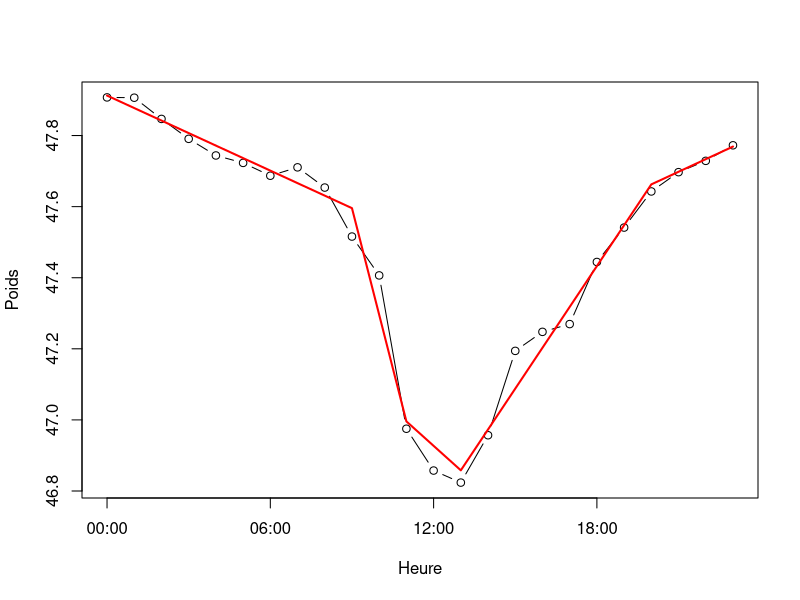
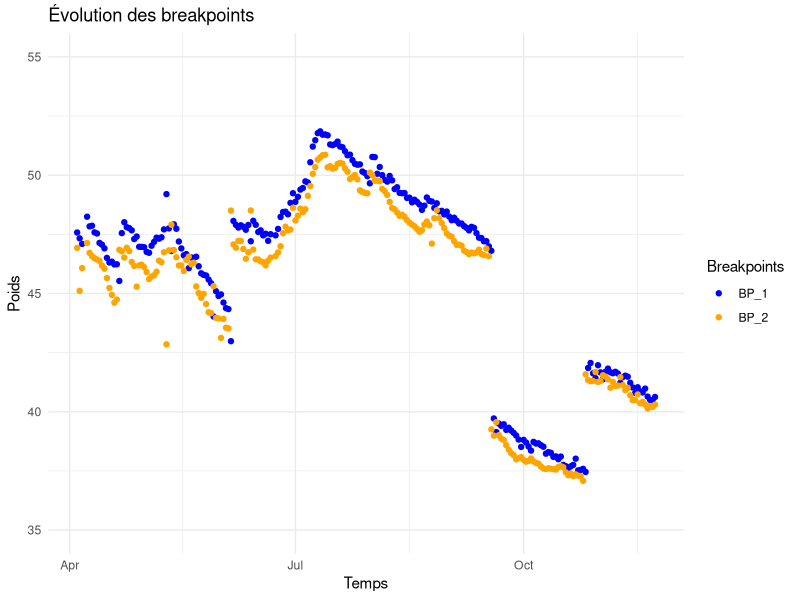
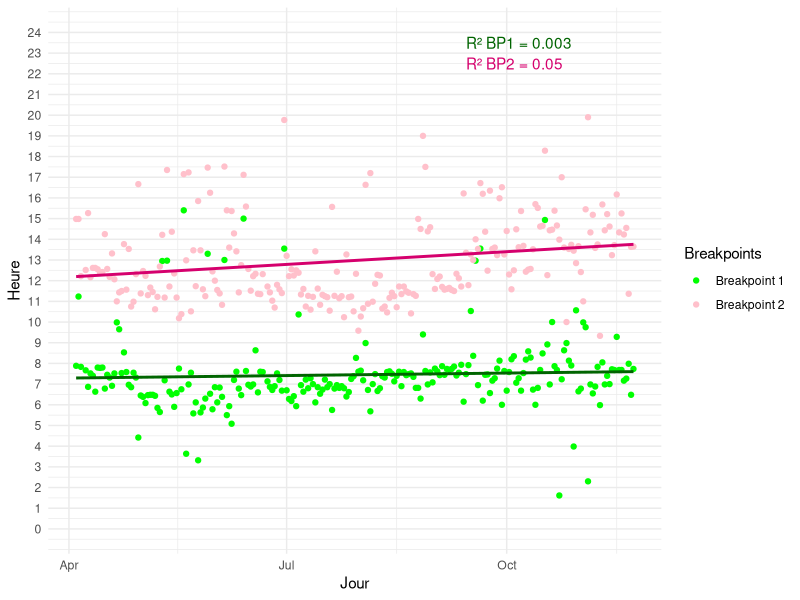
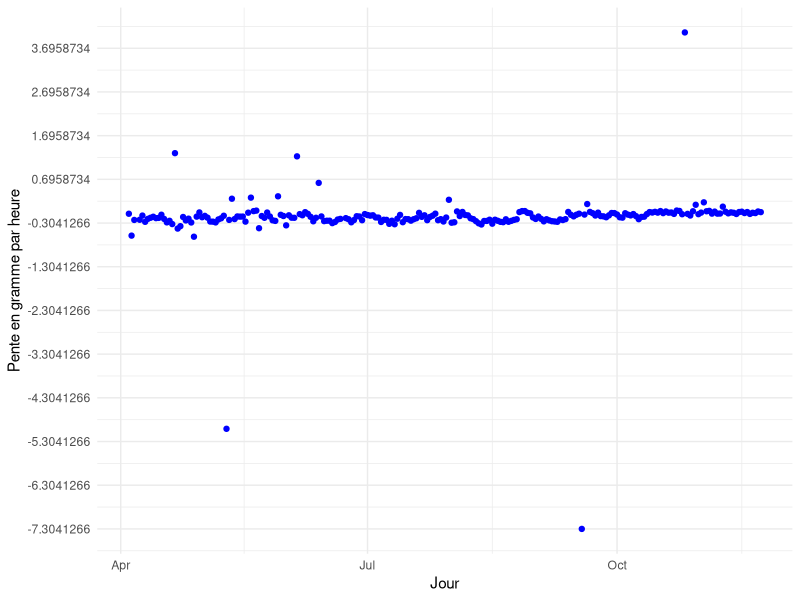
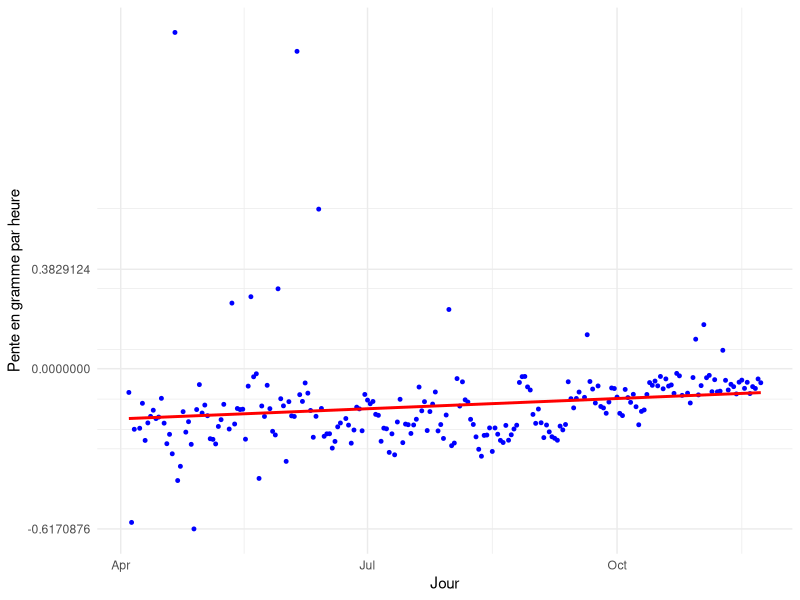

These figures' R source, in order:
library(readxl)
library(segmented)
library(dplyr)
library(ggplot2)

# Charger les données
poids_ruches <- read_excel("BD/Weight_2023_Sica_Confoux.xlsx")
colnames(poids_ruches) <- c("date", "Confoux - 412", "Confoux - 409", "Confoux - 435",
                            "Confoux - 430", "Confoux - 404", "Confoux - 405",
                            "Sica - 415", "Sica - 428", "Sica - 444",
                            "Sica - 412", "Sica - Y", "Sica - 89")

poids_sica <- poids_ruches [,c(1,8:13)]

poids_sica$date <- as.POSIXct(poids_sica$date,format = "%Y-%m-%d %H:%M:%S")
poids_sica$heure <- as.numeric(format(poids_sica$date, "%H")) * 60 + as.numeric(format(poids_sica$date, "%M"))
poids_sica$date <- as.Date(poids_sica$date)
poids_sica <- poids_sica %>%
  filter(date >="2023-04-04" & date <= "2023-11-23")

poids_moyen <- data.frame(date = poids_sica$date, heure = poids_sica$heure, poids = rowMeans(poids_sica[, -c(1, ncol(poids_sica))], na.rm = TRUE))
#

# Initialiser une table vide pour stocker les breakpoints
breakpoints_table <- data.frame(
  date = as.Date(NA),
  BP_1 = character(1),
  poids_BP_1 = numeric(1),
  BP_2 = character(1),
  poids_BP_2 = numeric(1),
  stringsAsFactors = FALSE
)

jours_erreurs <- list()

for (i in unique(poids_moyen$date)) {
  poids_jour <- subset(poids_moyen, date == i)

  modele <- lm(poids ~ heure, data = poids_jour)

  modele_seg <- try(segmented(modele, seg.Z = ~heure, psi = c(400,800)), silent = TRUE)

  breakpoints <- modele_seg$psi[, "Est."]

  # Si on n'a pas obtenu 2 breakpoints, on passe ce jour
  if (length(breakpoints) < 2) {
    message(paste("Moins de 2 breakpoints estimés pour le jour:", i))
    jours_erreurs <<- append(jours_erreurs, as.character(as.Date(i)))
    next
  }

  format_time <- function(minutes) {
    hours <- floor(as.integer(minutes) / 60)  # Conversion explicite en entier
    mins <- as.integer(minutes) %% 60        # Conversion explicite en entier
    return(sprintf("%02d:%02d", hours, mins))
  }


  BP_1_time <- format_time(breakpoints[1])
  BP_2_time <- format_time(breakpoints[2])

  ordonnee_1 <- predict(modele_seg, newdata = data.frame(heure = breakpoints[1]))
  ordonnee_2 <- predict(modele_seg, newdata = data.frame(heure = breakpoints[2]))

  breakpoints_table <- rbind(
    breakpoints_table,
    data.frame(
      date = as.Date(i),
      BP_1 = BP_1_time,
      poids_BP_1 = ordonnee_1,
      BP_2 = BP_2_time,
      poids_BP_2 = ordonnee_2
    )
  )
}

breakpoints_table <- breakpoints_table %>%
  slice(-1)

test <- subset(poids_moyen, date == "2023-04-22")
modele <- lm(poids ~ heure, data = test)
modele_seg <- segmented(modele, seg.Z = ~heure, npsi = 4)

test$heure_POSIX <- as.POSIXct(sprintf("%02d:%02d", test$heure %/% 60, test$heure %% 60), format = "%H:%M")
plot(test$heure_POSIX, test$poids, type = "b",
     xlab = "Heure", ylab = "Poids", 
     xaxt = "n")  # Supprimer l'axe X par défaut
axis.POSIXct(1, at = pretty(test$heure_POSIX), format = "%H:%M")
lines(test$heure_POSIX, predict(modele_seg), col = "red", lwd = 2)

for (i in jours_erreurs) {
  erreur <- subset(poids_moyen, date == as.Date(i))  
  modele <- lm(poids ~ heure, data = erreur)
  modele_seg <- segmented(modele, seg.Z = ~heure, npsi = 1)
  erreur$heure_POSIX <- as.POSIXct(sprintf("%02d:%02d", erreur$heure %/% 60, erreur$heure %% 60), format = "%H:%M", tz = "UTC")
  plot(erreur$heure_POSIX, erreur$poids, type = "b", 
       #main = paste("Régression segmentée le", i),
       xlab = "Heure", ylab = "Poids", xaxt = "n")
  
  axis.POSIXct(1, at = pretty(erreur$heure_POSIX), format = "%H:%M", tz = "UTC")
  lines(erreur$heure_POSIX, predict(modele_seg), col = "red", lwd = 2)
}



ggplot(breakpoints_table) +
  geom_point(aes(x = date, y = poids_BP_1, color = "BP_1"), alpha = 1) +
  geom_point(aes(x = date, y = poids_BP_2, color = "BP_2"), alpha = 1) +
  labs(title = "Évolution des breakpoints", x = "Temps", y = "Poids") +
  scale_y_continuous(limits = c(35, 55)) +
  scale_color_manual(values = c("BP_1" = "blue", "BP_2" = "orange"), name = "Breakpoints") +
  theme_minimal()

# Conversion des heures:minutes en heures
BP_1_numeric <- as.numeric(substr(breakpoints_table$BP_1, 1, 2)) +
  as.numeric(substr(breakpoints_table$BP_1, 4, 5)) / 60
BP_2_numeric <- as.numeric(substr(breakpoints_table$BP_2, 1, 2)) +
  as.numeric(substr(breakpoints_table$BP_2, 4, 5)) / 60

breakpoints_table$BP_1_numeric <- as.numeric(substr(breakpoints_table$BP_1, 1, 2)) +
  as.numeric(substr(breakpoints_table$BP_1, 4, 5)) / 60
breakpoints_table$BP_2_numeric <- as.numeric(substr(breakpoints_table$BP_2, 1, 2)) +
  as.numeric(substr(breakpoints_table$BP_2, 4, 5)) / 60

# Régressions
lm_BP1 <- lm(BP_1_numeric ~ as.numeric(date), data = breakpoints_table)
lm_BP2 <- lm(BP_2_numeric ~ as.numeric(date), data = breakpoints_table)

# R²
R2_BP1 <- round(summary(lm_BP1)$r.squared, 3)
R2_BP2 <- round(summary(lm_BP2)$r.squared, 3)

# Droites de régression
breakpoints_table$BP_1_trend <- predict(lm_BP1, newdata = breakpoints_table)
breakpoints_table$BP_2_trend <- predict(lm_BP2, newdata = breakpoints_table)

# Position pour les annotations
max_date <- max(breakpoints_table$date)
min_date <- min(breakpoints_table$date)
annot_x <- min_date + (max_date - min_date) * 0.7

# Graphique
ggplot(breakpoints_table, aes(x = date)) +
  geom_point(aes(y = BP_1_numeric, color = "Breakpoint 1")) +
  geom_point(aes(y = BP_2_numeric, color = "Breakpoint 2")) +
  geom_line(aes(y = BP_1_trend), color = "darkgreen", size = 1) +
  geom_line(aes(y = BP_2_trend), color = "#D5006D", size = 1) +
  annotate("text", x = annot_x, y = 23.5, label = paste("R² BP1 =", R2_BP1), color = "darkgreen", hjust = 0) +
  annotate("text", x = annot_x, y = 22.5, label = paste("R² BP2 =", R2_BP2), color = "#D5006D", hjust = 0) +
  labs(x = "Jour", y = "Heure") +
  scale_y_continuous(breaks = seq(0, 24, by = 1), limits = c(0, 24)) +
  scale_color_manual(values = c("Breakpoint 1" = "green", "Breakpoint 2" = "pink"), name = "Breakpoints") +
  theme_minimal()

#Explication des ajouts :

breakpoints_table <- breakpoints_table %>%
  mutate(variation_poids = (poids_BP_2 - poids_BP_1) / (BP_2_numeric - BP_1_numeric))

breakpoints_table_filtre <- breakpoints_table %>%
  filter(!date %in% as.Date(c("2023-05-10", "2023-09-18","2023-10-26")))

BP_1_numeric_f <- as.numeric(substr(breakpoints_table_filtre$BP_1, 1, 2)) +
  as.numeric(substr(breakpoints_table_filtre$BP_1, 4, 5)) / 60
BP_2_numeric_f <- as.numeric(substr(breakpoints_table_filtre$BP_2, 1, 2)) +
  as.numeric(substr(breakpoints_table_filtre$BP_2, 4, 5)) / 60

#calcul des pentes
breakpoints_table_filtre <- breakpoints_table_filtre %>%
  mutate(variation_poids = (poids_BP_2 - poids_BP_1) / (BP_2_numeric_f - BP_1_numeric_f))

ggplot(breakpoints_table, aes(x = date, y = variation_poids)) +
  geom_point(color = "blue") +
  labs(x = "Jour", y = "Pente en gramme par heure") +
  scale_y_continuous(breaks = seq(min(breakpoints_table$variation_poids),
                                  max(breakpoints_table$variation_poids),
                                  by = 1)) +
  theme_minimal()

modele_pente <- lm(variation_poids ~ as.numeric(date), data = breakpoints_table_filtre)

# Résumé du modèle pour extraire le R²
R2_pente = summary(modele_pente)$r.squared

#REMARQUES: variations étonnantes pour certaine journées
#le 10/05/2023 : -2,46g  (1h01 et 3g environ)
#le 18/09/2023 : -7,46g (ici on a une grande différence de poids entre les 2 BP : 1h07 pour 8,5g)
#le 26/10/2023 : + 2,87g (1h24 et 3,3g environ)

# test2 <- subset(poids_moyen, date == "2023-09-18")
# modele <- lm(poids ~ heure, data = test)
# modele_seg <- segmented(modele, seg.Z = ~heure, npsi = 2)
# plot(test$heure, test$poids, type = "b", main = paste("Régression segmentée le 18/09/2023"), xlab = "Heure", ylab = "Poids")
# lines(test$heure, predict(modele_seg), col = "red", lwd = 2)

#enlever les 3 valeurs extrêmes et refaire le graphe + rajouter la RL:

ggplot(breakpoints_table_filtre, aes(x = date, y = variation_poids)) +
  geom_point(color = "blue", size = 1) +
  geom_smooth(method = "lm", color = "red", se = FALSE) +
  labs(x = "Jour", y = "Pente en gramme par heure") +
  scale_y_continuous(breaks = c(0,seq(from = min(breakpoints_table_filtre$variation_poids),
                                  to = max(breakpoints_table_filtre$variation_poids),
                                  by = 1))) +
  theme_minimal()
